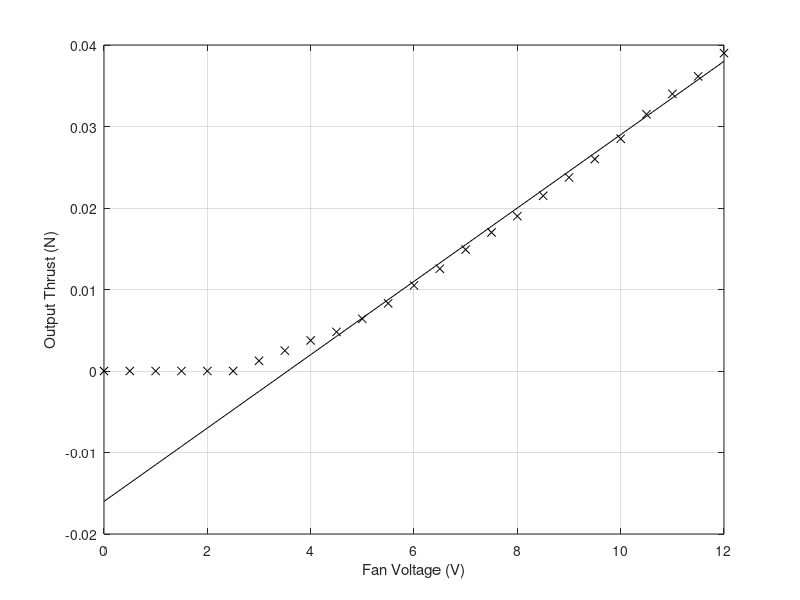

MATLAB code to generate this figure: (Note: this script raises an error after producing the figure.)
%%%%%%%%%%%%%%%%%%%%%%%%%%%%%%%%%%%%%%%%%%%%%%%%%%%%%%%%%%%%%%%%%%%%%%%%%%%
%% heli.m
%% Matlab script to be run before Simulink files
%% ACS336 / ACS6336 / ACS6110
%% Last revised: 23.02.2015
%%%%%%%%%%%%%%%%%%%%%%%%%%%%%%%%%%%%%%%%%%%%%%%%%%%%%%%%%%%%%%%%%%%%%%%%%%%

close all;      % close all figures
clear all;      % clear workspace variables

%% Define Discrete Time MyDAQ Dynamics
T           = 0.015;            % Sample period (s)
ADC_Vres    = 20/((2^16)-1);    % ADC voltage resolution (V/bit)
Encoder_res = 2*pi/500;         % Encoder resolution (rad/wheel count)
DAC_Vres    = 20/((2^16)-1);    % DAC voltage resolution (V/bit)
DAC_lim_u   = 10;               % DAC upper saturation limit (V)
DAC_lim_l   = 0;                % DAC enforced lower saturation limit (V)
%% Define Continuous Time Helicopter Dynamics
g   = 9.81;     % Gravitational acceleration (ms^-2) 
% Rigid body parameters
% Masses and lengths
m1  = 0.025;   % mass of fan assembly (kg)
%m1  = 0.0505;   % mass of fan assembly (kg)
m2  = 0.100;    % mass of counterweight (kg)
l1  = 0.110;    % distance from helicopter arm to elevation axis (m);
l2  = 0.070;    % distance from fan centres to pitch axis (m);
l3  = 0.108;    % distance from counterweight to elevation axis (m);
% Inertias
Je  = 2*m1*(l1^2)+m2*(l3^2);    % Inertia about elevation axis (kg*m^2);
Jt  = Je;                       % Travel axis inertia
Jp  = 2*m1*(l2^2);              % Pitch axis inertia
% Constraints
p_lim_u     = 80*pi/180;    % Upper pitch axis limit (rad)
p_lim_l     = -80*pi/180;   % Lower pitch axis limit (rad)
e_lim_u     = 50*pi/180;    % Upper elevation axis limit (rad)
e_lim_l     = -50*pi/180;   % Lower elevation axis limit (rad)

% %% Ex 1: DETERMINE PITCH AXIS SPRING AND DAMPING COEFFICIENTS %%%%%%%%%%%%%
% % Pitch axis spring and damping constants
k_s = 0.0015;           % Spring constant (kg*m^2*s^-2)
k_d = 0.0005;           % Viscous damping (kg*m^2*s^-1)
% %%%%%%%%%%%%%%%%%%%%%%%%%%%%%%%%%%%%%%%%%%%%%%%%%%%%%%%%%%%%%%%%%%%%%%%%%%%
% 
% %% Ex 2: DETERMINE POWER AMPLIFIER GAIN AND SATURATION LIMITS %%%%%%%%%%%%%
% Power amplifier
k_a         = 1.2 ;   % Power amplifier voltage gain
amp_sat_u   = 12;   % Power amplifier upper saturation limit (V)
amp_sat_l   = 0;   % Power amplifier lower saturation limit (V)
% %%%%%%%%%%%%%%%%%%%%%%%%%%%%%%%%%%%%%%%%%%%%%%%%%%%%%%%%%%%%%%%%%%%%%%%%%%%
% 
% %% Ex 3: CONSTRUCT FAN MODEL %%%%%%%%%%%%%%%%%%%%%%%%%%%%%%%%%%%%%%%%%%%%
% % Fan voltage - thrust steady state behaviour
V_ab   = 0:0.5:12;          % Fan voltage input (V)
output = [0,0,0,0,0,0,0.00125,0.0025,0.00375,0.0048,0.0064,0.0083,0.0105,0.01255,0.0149,0.017,0.019,0.0215,0.02375,0.026,0.0285,0.0315,0.0340,0.03615,0.039];
Fss_ab = output;          % Steady-state fan thrust output (N)
% Fan voltage - thrust transient model.
tau = 0.5681;             % 1st order time constant
%
% %% Ex 4: DETERMINE EQUILIBRIUM CONTROL SIGNAL %%%%%%%%%%%%%%%%%%%%%%%%%%%%%
% % Constant control input required to achieve hover
U_e = 5.3;           % Voltage output from myDAQ
%U_e = 0.571429*10; 
%U_e = 6;
% %% Ex 5: DEFINE LTI STATE-SPACE CONTROL MODEL %%%%%%%%%%%%%%%%%%%%%%%%%%%%%
% %  Approximate the fan voltage/thrust relationship by an affine           %
% %  function of the form F_ab = alpha*V_ab+beta. Define alpha and beta.    %
alpha = 0.0045;
beta =  -0.016;
plot(V_ab,Fss_ab,'kx');           % plot raw thrust data
grid on; hold on;
xlabel('Fan Voltage (V)');
ylabel('Output Thrust (N)');
plot(V_ab,alpha*V_ab+beta,'k-'); % plot linear approximation
% %  State vector x:=[elev; pitch; trav; elev_dot; pitch_dot; trav_dot]     %
% %  Note; these states model the dynamics of small perturbations around    %
% %  the state of steady, level hover.                                      %
% %  Define the control model given by x_dot = Ax + Bu, y = Cx + Du         %
A = [0, 0, 0, 1, 0, 0;
     0, 0, 0, 0, 1, 0;
     0, 0, 0, 0, 0, 1;
     0, 0, 0, 0, 0, 0;
     0, (-k_s/Jp), 0, 0, (-k_d/Jp), 0;
     0, (-2*l1*((alpha*k_a*U_e) + beta))/Jt, 0, 0, 0, 0];
 
B = [0, 0;
     0, 0;
     0, 0;
     (l1*alpha*k_a/Je), (l1*alpha*k_a/Je);
     (l2*alpha*k_a/Jp), (-l2*alpha*k_a/Jp);
      0, 0];
  
C = [1, 0, 0, 0, 0, 0;
     0, 1, 0, 0, 0, 0;
     0, 0, 1, 0, 0, 0];
 
D = zeros(3,2);
% 
% %% Ex 6: Discrete Time Full state feedback control %%%%%%%%%%%%%%%%%%%%%%%%
% % State feedback control design (integral control via state augmentation)
% % x:=[elev; pitch; trav; elev_dot; pitch_dot; trav_dot; int_elev; int_trav]
% % Define augmented system matrices
Cr      = [1 0 0 0 0 0
           0 0 1 0 0 0];    % Elevation and travel are controlled outputs
r       = 2;                                % number of reference inputs
n       = size(A,2);                        % number of states
q       = size(Cr,1);                       % number of controlled outputs
Dr      = zeros(q,2);
Aaug    = [A zeros(n,r); -Cr zeros(q,r)];
Baug    = [B; -Dr];

% Define LQR weighting matrices
% Qx = [300,0,0,0,0,0,0,0;
%       0,50000,0,0,0,0,0,0;
%       0,0,100,0,0,0,0,0;
%       0,0,0,3000,0,0,0,0;
%       0,0,0,0,6500,0,0,0;
%       0,0,0,0,0,500,0,0;
%       0,0,0,0,0,0,15,0;
%       0,0,0,0,0,0,0,15];    % State penalty sim
  
  Qx = [50,0,0,0,0,0,0,0;
        0,226,0,0,0,0,0,0;         %226
        0,0,100,0,0,0,0,0;
        0,0,0,2000,0,0,0,0;
        0,0,0,0,5050,0,0,0;
        0,0,0,0,0,1600,0,0;
        0,0,0,0,0,0,15,0;
        0,0,0,0,0,0,0,5];    % State penalty

% Qu = [1,0;
%       0,1];    % Control penalty sim
  
Qu = [10,0;
      0,10];    % Control penalty
  
  
% Discrete-Time LQR synthesis
Kdtaug  = lqrd(Aaug,Baug,Qx,Qu,T);      % DT state-feedback controller
Kdt     = Kdtaug(:,1:n); Kidt = -Kdtaug(:,n+1:end);

% Discrete-Time Kalman Filter Design
sysdt = c2d(ss(A,B,C,D),T,'zoh');     % Generate discrete-time system
Adt   = sysdt.a; Bdt = sysdt.b; Cdt = sysdt.c; Ddt = sysdt.d;

% %  Kalman filter design; x_dot = A*x + B*u + G*w, y = C*x + D*u + H*w + v
Gdt     = 1e-1*eye(n);
Hdt     = zeros(size(C,1),size(Gdt,2)); % No process noise on measurements
Rw      = [1,0,0,0,0,0;
           0,1,0,0,0,0;
           0,0,1,0,0,0;
           0,0,0,1,0,0;
           0,0,0,0,1,0;
           0,0,0,0,0,1];   % Process noise covariance matrix

Rv      = eye(3)*1e-5;   % Measurement noise covariance matrix
% Note* use low gausian noice for Rv
sys4kf  = ss(Adt,[Bdt Gdt],Cdt,[Ddt Hdt],T);
[kdfilt,Ldt] = kalman(sys4kf,Rw,Rv);     % Kalman filter synthesis
% 
%% Output Files %%%%%%%%%%%%%%%%%%%%%%%%%%%%%%%%%%%%%%%%%%%%%%%%%%%%%%%%%%%
% % Uncomment these lines when ready to implement your feedback controller  %
k_amp       = k_a;
Vfan        = V_ab;
Thrust      = Fss_ab;

KF_Initial  = [e_lim_l 0 0 0 0 0];
Kdi_Initial = [0 0];

csvwrite('aMatrix.txt',kdfilt.a)
csvwrite('bMatrix.txt',kdfilt.b)
csvwrite('cMatrix.txt',kdfilt.c(size(C,1)+1:end,:))
csvwrite('dMatrix.txt',kdfilt.d(size(C,1)+1:end,:))
csvwrite('crMatrix.txt',Cr)
csvwrite('KdMatrix.txt',Kdt)
csvwrite('KdiMatrix.txt',Kidt)
csvwrite('FanChar.txt',[Vfan,Thrust])
csvwrite('ModelParameters.txt',[T,U_e,l1,l2,l3,Jp,Jt,Je,m1,m2,g,...
    k_amp, amp_sat_u, amp_sat_l, DAC_lim_u, DAC_lim_l,...
    e_lim_l, e_lim_u, p_lim_l, p_lim_u])
csvwrite('KF_Initial.txt',KF_Initial)
csvwrite('Kdi_Initial.txt',Kdi_Initial)